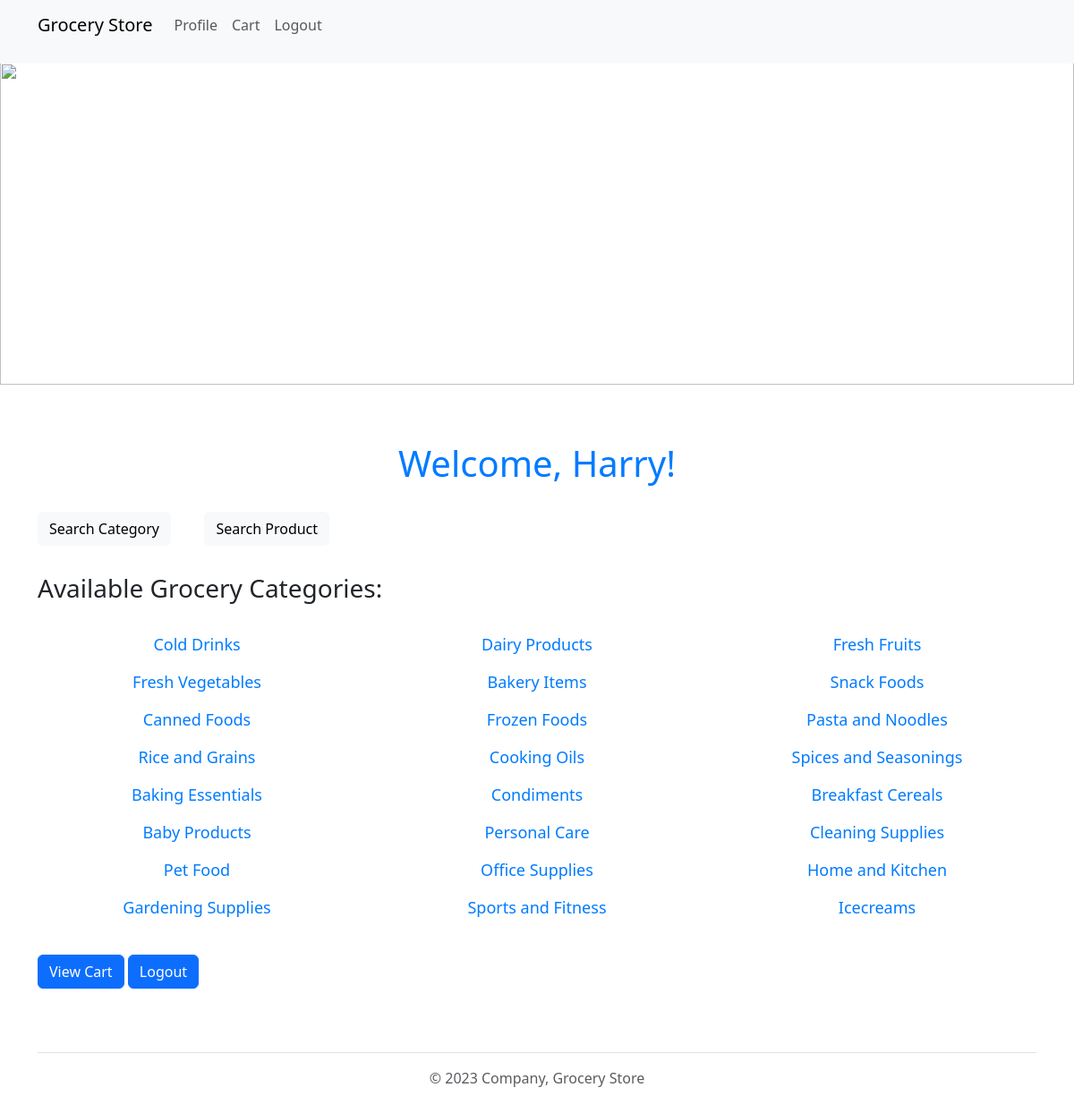
Screenshot of /user_dashboard/ (signed in) with the database file from the repository.
### application/models.py (models this page shows, shortened)
class Users(UserMixin, db.Model):
    __tablename__ = "users"
    user_id = db.Column(db.Integer, primary_key=True, autoincrement=True)
    user_name = db.Column(db.String(200), unique=True, nullable=False)
    password = db.Column(db.String(200), nullable=False)
    role = db.Column(db.String(200), nullable=False)

class Sections(db.Model):
    __tablename__ = "sections"
    section_id = db.Column(db.Integer, primary_key=True, autoincrement=True)
    section_name = db.Column(db.String(200), nullable=False)

### application/controllers.py (the view)
@app.route("/user_dashboard/")
@login_required
def user_dashboard():
    sections = Sections.query.all()
    return render_template('user_dashboard.html', sections=sections)

### application/controllers.py (called while the page is built)
@login_manager.user_loader
def load_user(user_id):
    return Users.query.get(int(user_id))

### templates/user_dashboard.html (shortened to what this page needs)
<!DOCTYPE html>
<html>
<head>
    <link href="https://cdn.jsdelivr.net/npm/bootstrap@5.3.0/dist/css/bootstrap.min.css" rel="stylesheet">
    <link rel="stylesheet" type="text/css" href="{{ url_for('static', filename='styles.css') }}">
</head>
<body>
    {% include 'header.html' %}
    {% include 'banner.html' %}
    <div class="container mt-5">
        <h1>Welcome, {{ current_user.user_name }}!</h1>
        <p><a href="{{ url_for('search_section') }}" class="btn btn-light " >Search Category</a>
        &nbsp;&nbsp;&nbsp;&nbsp;&nbsp;&nbsp;&nbsp;&nbsp;<a href="{{ url_for('search_product') }}" class="btn btn-light " >Search Product</a></p>
        <h3>Available Grocery Categories:</h3>
        <br>
        <div class="row">
            {% for section in sections %}
            <div class="col-md-4">
                <a href="{{ url_for('products_of_section', section_id=section.section_id) }}" class="">{{ section.section_name }}</a>
            </div>
            {% endfor %}
        </div>
        <div class="">
        <br>
        <a href="{{ url_for('view_cart') }}" class="btn btn-primary btn-block" >View Cart</a>
        <a href="{{ url_for('logout') }}" class="btn btn-primary btn-block" >Logout</a>
        </div>
    </div>
    {% include 'footer.html' %}
</body>
</html>

### static/styles.css (style rules this page uses)
body { padding-top: 70px; }
h1 { color: #007bff; text-align: center; margin-bottom: 30px; }
a { display: block; text-align: center; font-size: 18px; margin-bottom: 15px; text-decoration: none; color: #007bff; }

### rows the page displays
Users: user_name "Harry"
Sections: section_name "Cold Drinks"
Sections: section_name "Dairy Products"
Sections: section_name "Fresh Fruits"
Sections: section_name "Fresh Vegetables"
Sections: section_name "Bakery Items"
Sections: section_name "Snack Foods"
Sections: section_name "Canned Foods"
Sections: section_name "Frozen Foods"
Sections: section_name "Pasta and Noodles"
Sections: section_name "Rice and Grains"
Sections: section_name "Cooking Oils"
Sections: section_name "Spices and Seasonings"
Sections: section_name "Baking Essentials"
Sections: section_name "Condiments"
Sections: section_name "Breakfast Cereals"
Sections: section_name "Baby Products"
Sections: section_name "Personal Care"
Sections: section_name "Cleaning Supplies"
Sections: section_name "Pet Food"
Sections: section_name "Office Supplies"
Sections: section_name "Home and Kitchen"
Sections: section_name "Gardening Supplies"
Sections: section_name "Sports and Fitness"
Sections: section_name "Icecreams"
